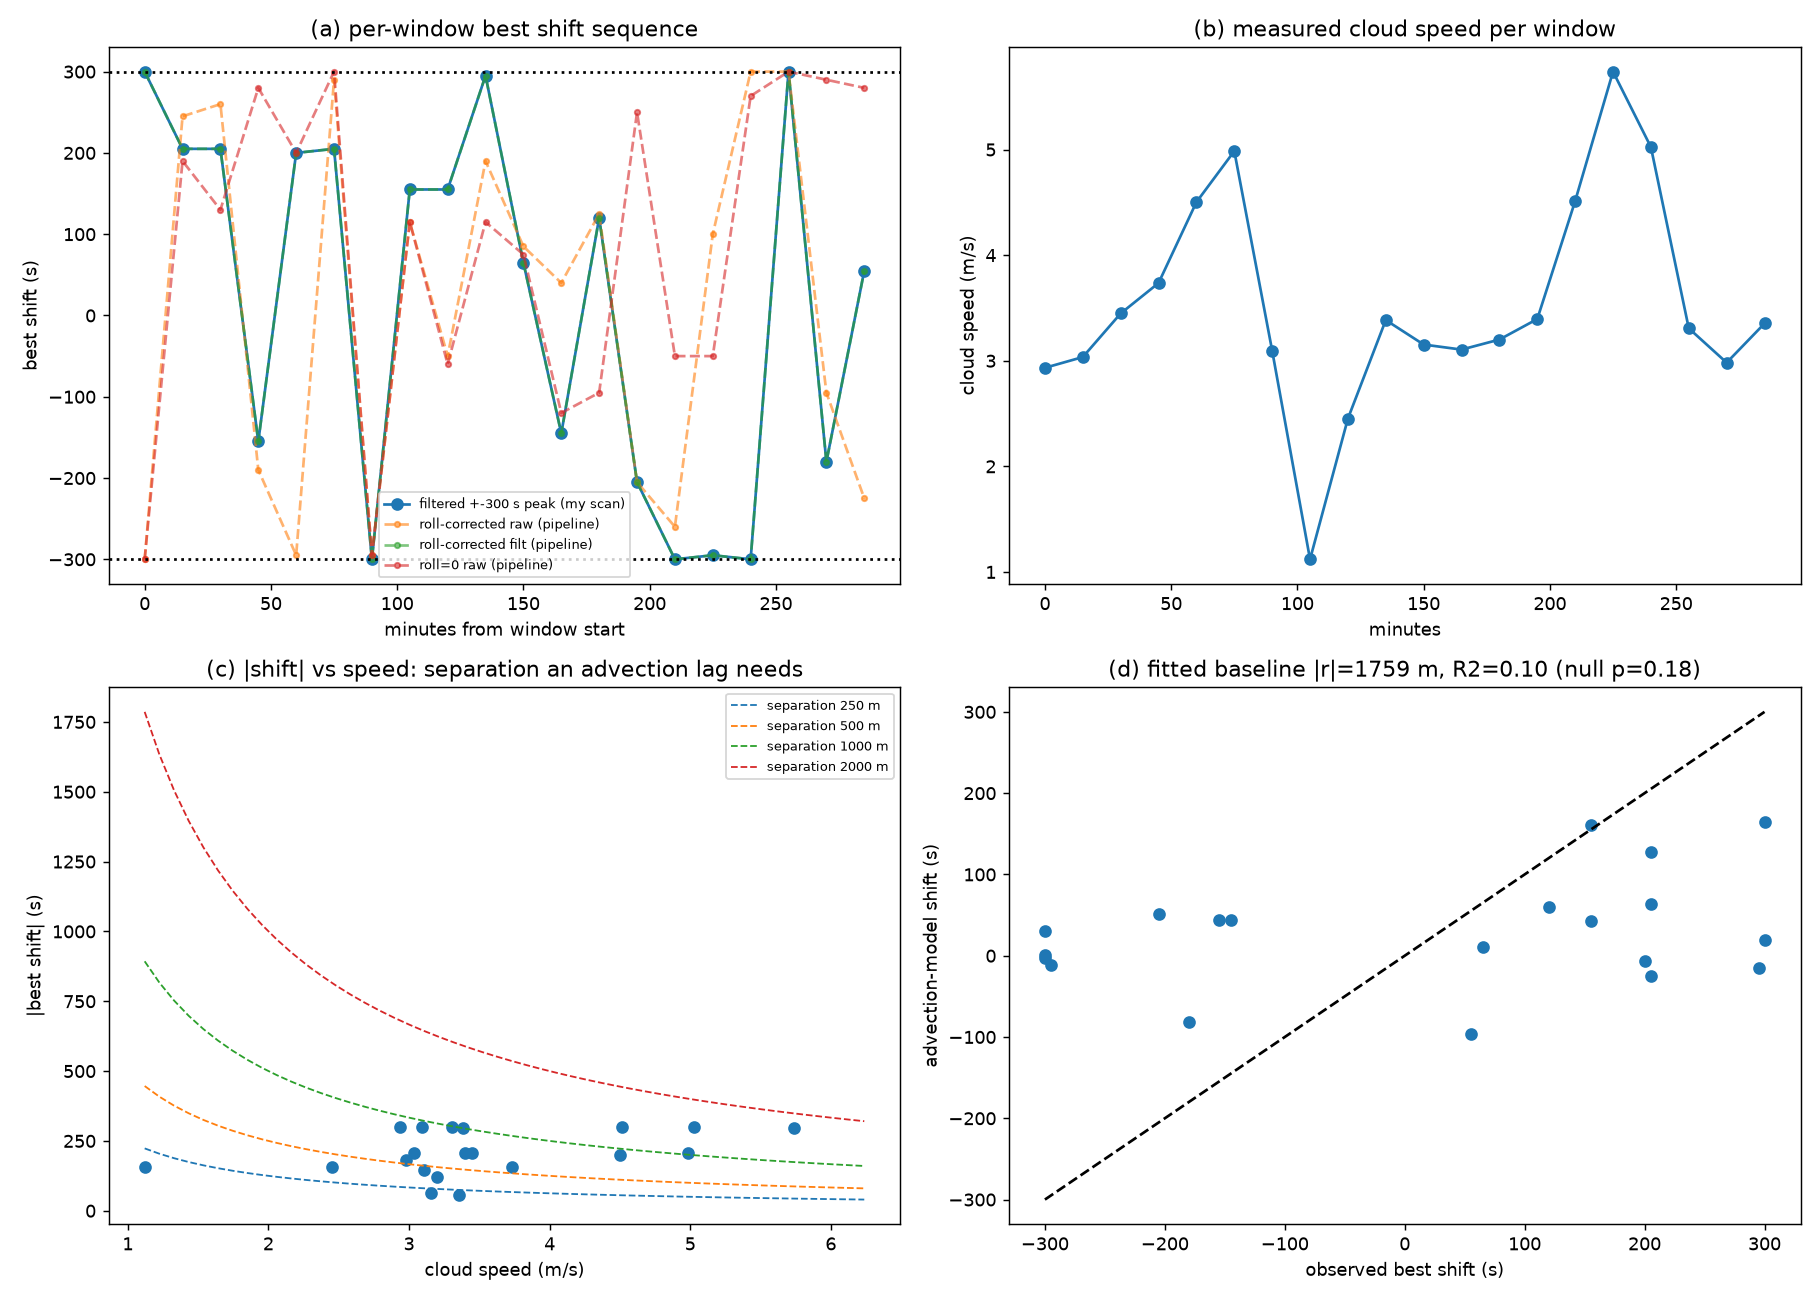

Python code for this plot:
# PURPOSE: Answer questions 3 and 4 — what lag does the measured cloud motion
#          imply, and does the sequence of per-window "best shifts" behave like
#          advection over a fixed instrument separation? The advection model is
#          lag = (r . v) / |v|^2, where r is the (unknown) camera-to-ceilometer
#          baseline vector and v is the measured cloud velocity; the baseline is
#          FITTED and its explanatory power is compared against a shuffled null,
#          so the answer does not depend on inventing a separation.
# INPUTS: the q1 shift-scan JSON, the q2 motion JSON, and the two stored runs'
#         metrics.json for the pipeline's own best-shift sequences.
# OUTPUTS: experiments/temporal_alignment/q3_q4_lag_advection.json and
#          q3_q4_lag_advection.png, plus a printed report.
# KEYWORDS: advection, lag, baseline, significance, best_shift_sequence
from __future__ import annotations

import datetime as dt
import json
import os
import sys

import numpy as np

HERE = os.path.dirname(os.path.abspath(__file__))
REPO = os.path.dirname(os.path.dirname(HERE))
sys.path.insert(0, os.path.join(REPO, "src"))
sys.path.insert(0, HERE)

import common  # noqa: E402


# PURPOSE: Read the pipeline's own per-window best shift and r from a run's
#          metrics.json.
# INPUTS: run_dir (str); which ("raw_windows_detail"/"filtered_windows_detail").
# OUTPUTS: list of dicts {start, best_shift, r} in run order.
# KEYWORDS: metrics, pipeline_output, io
def load_pipeline_windows(run_dir: str, which: str) -> list:
    with open(os.path.join(run_dir, "metrics.json")) as fh:
        d = json.load(fh)
    return [{"start": w["start"], "best_shift": w["best_shift"], "r": w["r"]}
            for w in d[which]]


# PURPOSE: Fit the advection model lag_t = (r . v_t)/|v_t|^2 to a best-shift
#          sequence, where v_t is the measured cloud velocity in an arbitrary
#          fixed 2-D frame (the image frame). The baseline length |r| is the
#          implied instrument separation; the model's R^2 is compared against a
#          shuffled null so a good-looking fit cannot be pure chance.
# INPUTS: shifts (np.ndarray s), vx, vy (np.ndarray m/s), n_null (int draws).
# OUTPUTS: dict {rx, ry, sep_m, r2, r2_null_p95, p_value, predict}; predict is
#          the fitted lag per window. NaN fields when there are < 4 windows.
# KEYWORDS: least_squares, baseline_fit, permutation, advection_model
def fit_baseline(shifts, vx, vy, n_null: int = 2000):
    s = np.asarray(shifts, dtype=float)
    vx = np.asarray(vx, dtype=float)
    vy = np.asarray(vy, dtype=float)
    ok = np.isfinite(s) & np.isfinite(vx) & np.isfinite(vy)
    s, vx, vy = s[ok], vx[ok], vy[ok]
    if s.size < 4:
        return {"sep_m": float("nan"), "r2": float("nan"), "p_value": float("nan")}
    v2 = vx ** 2 + vy ** 2
    good = v2 > 1e-6
    s, vx, vy, v2 = s[good], vx[good], vy[good], v2[good]
    A = np.column_stack([vx / v2, vy / v2])
    sol, *_ = np.linalg.lstsq(A, s, rcond=None)
    pred = A @ sol
    ss_res = float(np.sum((s - pred) ** 2))
    ss_tot = float(np.sum((s - s.mean()) ** 2))
    r2 = 1.0 - ss_res / ss_tot if ss_tot > 0 else float("nan")
    rng = np.random.default_rng(20250523)
    null = []
    for _ in range(n_null):
        sp = rng.permutation(s)
        solp, *_ = np.linalg.lstsq(A, sp, rcond=None)
        pp = A @ solp
        ssr = float(np.sum((sp - pp) ** 2))
        sst = float(np.sum((sp - sp.mean()) ** 2))
        null.append(1.0 - ssr / sst if sst > 0 else 0.0)
    null = np.array(null)
    return {
        "rx": float(sol[0]), "ry": float(sol[1]),
        "sep_m": float(np.hypot(sol[0], sol[1])),
        "r2": float(r2), "r2_null_median": float(np.median(null)),
        "r2_null_p95": float(np.percentile(null, 95)),
        "p_value": float(np.mean(null >= r2)),
        "predict": [float(x) for x in pred],
    }


# PURPOSE: Summarise how smooth or jumpy a best-shift sequence is, in absolute
#          terms and against a shuffle null.
# INPUTS: shifts (np.ndarray), n_null (int).
# OUTPUTS: dict {lag1_autocorr, mean_abs_jump_s, frac_jump_gt_200s,
#          max_abs_jump_s}; NaN when fewer than 3 windows.
# KEYWORDS: smoothness, autocorrelation, jumpiness, time_series
def sequence_diagnostics(shifts: np.ndarray):
    s = np.asarray(shifts, dtype=float)
    if s.size < 3:
        return {"lag1_autocorr": float("nan")}
    d = np.diff(s)
    ac = float(np.corrcoef(s[:-1], s[1:])[0, 1]) if np.std(s[:-1]) > 0 else float("nan")
    return {"lag1_autocorr": ac,
            "mean_abs_jump_s": float(np.mean(np.abs(d))),
            "median_abs_jump_s": float(np.median(np.abs(d))),
            "frac_jump_gt_200s": float(np.mean(np.abs(d) > 200)),
            "max_abs_jump_s": float(np.max(np.abs(d)))}


# PURPOSE: Merge the per-window motion from q2 with the best-shift and r from q1
#          (or the pipeline) by window start time, tolerating a 1 s grid offset.
# INPUTS: q1_rows (list), q2_windows (list), shift_key (str in q1 rows).
# OUTPUTS: dict of np.ndarrays {start_s, shift, r, speed, angle, height} for the
#          windows present in both.
# KEYWORDS: merge, window_match, alignment
def merge(q1_rows, q2_windows, shift_key="pipe_peak_shift"):
    q2_by_t = {}
    for w in q2_windows:
        t = dt.datetime.fromisoformat(w["start_ceil"]).timestamp()
        q2_by_t[round(t)] = w
    starts, shifts, rs, speeds, angles, heights = [], [], [], [], [], []
    for row in q1_rows:
        if shift_key not in row or row[shift_key] is None:
            continue
        t = dt.datetime.fromisoformat(row["start"]).timestamp()
        w = None
        for cand in (round(t) - 1, round(t), round(t) + 1):
            if cand in q2_by_t:
                w = q2_by_t[cand]
                break
        if w is None:
            continue
        starts.append(t)
        shifts.append(float(row[shift_key]))
        rs.append(row.get("pipe_peak_r") if row.get("pipe_peak_r") is not None else row.get("r"))
        speeds.append(float(w["speed_mean"]))
        angles.append(float(w["angle_mean_deg"]))
        heights.append(float(w["height_mean"]))
    ang = np.array(angles, dtype=float)
    sp = np.array(speeds, dtype=float)
    rad = np.radians(ang)
    return {"start_s": np.array(starts, dtype=float),
            "shift": np.array(shifts, dtype=float),
            "r": np.array(rs, dtype=float),
            "speed": sp, "angle": ang, "height": np.array(heights, dtype=float),
            "vx": sp * np.cos(rad), "vy": sp * np.sin(rad)}


# PURPOSE: Report the implied-lag arithmetic: for the measured speed range, the
#          separation a given observed lag would require, and the lag a plausible
#          separation would produce.
# INPUTS: speeds (np.ndarray m/s), observed_abs_shift_s (np.ndarray).
# OUTPUTS: dict with speed p10/median/p90, required separation for the median
#          and max observed |shift|, and lag at separations 50, 250, 1000, 2000 m
#          using the median speed.
# KEYWORDS: implied_lag, separation_bound, plausibility
def implied_lag(speeds, observed_abs_shift_s):
    v = np.asarray(speeds, dtype=float)
    v = v[np.isfinite(v) & (v > 0)]
    s = np.asarray(observed_abs_shift_s, dtype=float)
    if v.size == 0:
        return {}
    med = float(np.median(v))
    out = {"speed_p10_mps": float(np.percentile(v, 10)),
           "speed_median_mps": med,
           "speed_p90_mps": float(np.percentile(v, 90)),
           "sep_for_median_shift_m": float(np.median(s) * med),
           "sep_for_max_shift_m": float(np.max(s) * med)}
    for d in (50, 250, 1000, 2000):
        out[f"lag_at_{d}m_s"] = float(d / med)
    return out


# PURPOSE: Draw the question 3/4 figure: shift sequence, wind speed/direction,
#          |shift| vs speed (with separation curves), fitted vs observed shift.
# INPUTS: merged (dict), fit (dict), pipeline_seqs (dict), out_png (str).
# OUTPUTS: writes the PNG; returns None.
# KEYWORDS: figure, matplotlib, advection
def make_figure(merged, fit, pipeline_seqs, out_png):
    import matplotlib
    matplotlib.use("Agg")
    import matplotlib.pyplot as plt

    t0 = float(np.asarray(merged["start_s"])[0])
    tt = (np.asarray(merged["start_s"]) - t0) / 60.0
    speed = np.asarray(merged["speed"])
    shift = np.asarray(merged["shift"])
    fig, ax = plt.subplots(2, 2, figsize=(14, 10))
    ax[0, 0].plot(tt, shift, "o-", label="filtered +-300 s peak (my scan)")
    for name, seq in pipeline_seqs.items():
        st = np.array([dt.datetime.fromisoformat(x["start"]).timestamp()
                       for x in seq])
        ax[0, 0].plot((st - t0) / 60.0, [x["best_shift"] for x in seq],
                      ".--", alpha=0.6, label=name)
    ax[0, 0].axhline(300, color="k", ls=":")
    ax[0, 0].axhline(-300, color="k", ls=":")
    ax[0, 0].set_xlabel("minutes from window start")
    ax[0, 0].set_ylabel("best shift (s)")
    ax[0, 0].legend(fontsize=7)
    ax[0, 0].set_title("(a) per-window best shift sequence")
    ax[0, 1].plot(tt, speed, "o-")
    ax[0, 1].set_xlabel("minutes")
    ax[0, 1].set_ylabel("cloud speed (m/s)")
    ax[0, 1].set_title("(b) measured cloud speed per window")
    ax[1, 0].scatter(speed, np.abs(shift))
    vv = np.linspace(max(0.1, speed.min()), speed.max() + 0.5, 50)
    for d in (250, 500, 1000, 2000):
        ax[1, 0].plot(vv, d / vv, "--", lw=1, label=f"separation {d} m")
    ax[1, 0].set_xlabel("cloud speed (m/s)")
    ax[1, 0].set_ylabel("|best shift| (s)")
    ax[1, 0].legend(fontsize=7)
    ax[1, 0].set_title("(c) |shift| vs speed: separation an advection lag needs")
    if fit.get("predict"):
        ax[1, 1].scatter(shift, fit["predict"])
        lim = [min(shift.min(), min(fit["predict"])),
               max(shift.max(), max(fit["predict"]))]
        ax[1, 1].plot(lim, lim, "k--")
        ax[1, 1].set_xlabel("observed best shift (s)")
        ax[1, 1].set_ylabel("advection-model shift (s)")
        ax[1, 1].set_title(f"(d) fitted baseline |r|={fit['sep_m']:.0f} m, "
                           f"R2={fit['r2']:.2f} (null p={fit['p_value']:.2f})")
    fig.tight_layout()
    fig.savefig(out_png, dpi=130)
    print(f"figure written: {out_png}")


# PURPOSE: Entry point: load everything, fit, report, save JSON and figure.
# INPUTS: none.
# OUTPUTS: q3_q4_lag_advection.json and q3_q4_lag_advection.png.
# KEYWORDS: main, entry_point
def main():
    with open(os.path.join(HERE, "q1_shift_scan.json")) as fh:
        q1 = json.load(fh)
    with open(os.path.join(HERE, "q2_cloud_motion.json")) as fh:
        q2 = json.load(fh)

    pipeline_seqs = {
        "roll-corrected raw (pipeline)":
            load_pipeline_windows(common.RUN_ROLL_CORRECTED, "raw_windows_detail"),
        "roll-corrected filt (pipeline)":
            load_pipeline_windows(common.RUN_ROLL_CORRECTED, "filtered_windows_detail"),
        "roll=0 raw (pipeline)":
            load_pipeline_windows(common.RUN_ROLL_ZERO, "raw_windows_detail"),
    }
    out = {"pipeline_sequence_diagnostics": {}, "fits": {}}
    for name, seq in pipeline_seqs.items():
        out["pipeline_sequence_diagnostics"][name] = sequence_diagnostics(
            np.array([x["best_shift"] for x in seq], dtype=float))

    for key, label in (("filtered", "filtered"), ("raw", "raw")):
        merged = merge(q1[key], q2["windows"])
        fit = fit_baseline(merged["shift"], merged["vx"], merged["vy"])
        out["fits"][label] = {"merge": {k: (v.tolist() if isinstance(v, np.ndarray) else v)
                                        for k, v in merged.items()},
                              "baseline": fit}
        print(f"\n=== {label}: advection baseline fit ===")
        print(f"windows merged: {merged['shift'].size}")
        print(f"fitted baseline |r| = {fit['sep_m']:.0f} m   R2 = {fit['r2']:.3f}   "
              f"null R2 median = {fit.get('r2_null_median', float('nan')):.3f}, "
              f"p = {fit['p_value']:.3f}")
        print("implied lag:", json.dumps(implied_lag(merged["speed"],
                                                     np.abs(merged["shift"])), indent=1))
        print("sequence diagnostics (this merged sequence):",
              json.dumps(sequence_diagnostics(merged["shift"]), indent=1))

    print("\n=== pipeline best-shift sequence smoothness (both runs) ===")
    for name, diag in out["pipeline_sequence_diagnostics"].items():
        print(f"  {name}: {json.dumps(diag)}")

    # Do the two runs' sequences agree? Same code, only the 1.5 deg roll differs.
    a = np.array([x["best_shift"] for x in pipeline_seqs["roll-corrected raw (pipeline)"]],
                 dtype=float)
    b = np.array([x["best_shift"] for x in pipeline_seqs["roll=0 raw (pipeline)"]],
                 dtype=float)
    n = min(a.size, b.size)
    out["run_agreement_raw"] = {
        "frac_identical": float(np.mean(a[:n] == b[:n])),
        "mean_abs_diff_s": float(np.mean(np.abs(a[:n] - b[:n]))),
        "corr": float(np.corrcoef(a[:n], b[:n])[0, 1]) if np.std(a[:n]) > 0 else float("nan"),
    }
    print("\n=== roll-corrected vs roll=0 best-shift agreement (raw) ===")
    print(json.dumps(out["run_agreement_raw"], indent=1))

    make_figure(out["fits"]["filtered"]["merge"], out["fits"]["filtered"]["baseline"],
                pipeline_seqs, os.path.join(HERE, "q3_q4_lag_advection.png"))
    with open(os.path.join(HERE, "q3_q4_lag_advection.json"), "w") as fh:
        json.dump(out, fh, indent=1)


if __name__ == "__main__":
    main()
